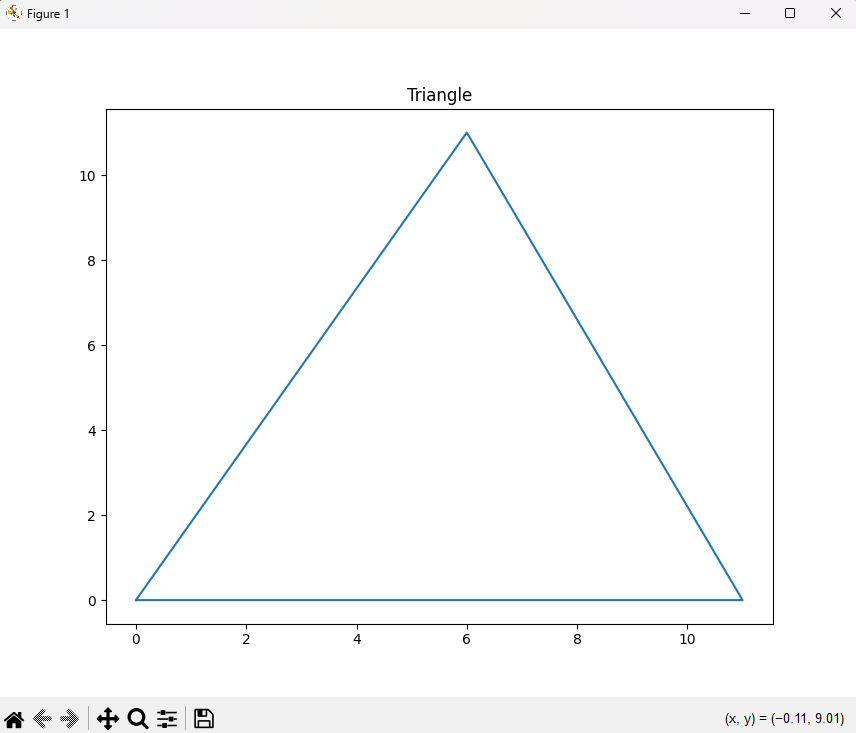

Reproduce this figure in Python.
import matplotlib.pyplot as plt
x = [0, 6,11,0 ]
y = [0,11, 0, 0]
plt.plot (x, y)
plt.title ("Triangle")
plt.show()
